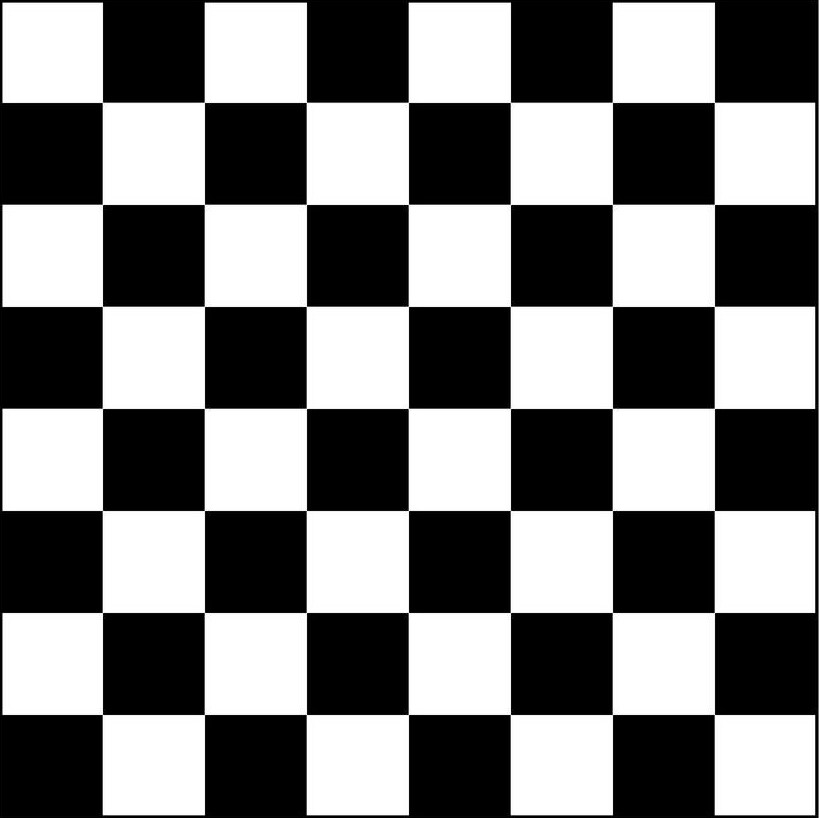
#> input picture chessBoardZoom.jpg, 820 x 818 px, found by its file name
$ python stackOverflowExample.py
#> lines starting #> are read from the running program, lines starting #| are printed output that depends on the picture
import cv2
import numpy as np

# Load the image
img = cv2.imread("/home/rossm/chessBoardZoom.jpg")
#> img is the input picture: shape (818, 820, 3); min 0, max 255, mean 126.5

# Color-segmentation to get binary mask
lwr = np.array([0, 0, 143])
upr = np.array([179, 61, 252])
hsv = cv2.cvtColor(img, cv2.COLOR_BGR2HSV)
#> hsv: shape (818, 820, 3); mean H, S, V 0, 0, 126.5
msk = cv2.inRange(hsv, lwr, upr)
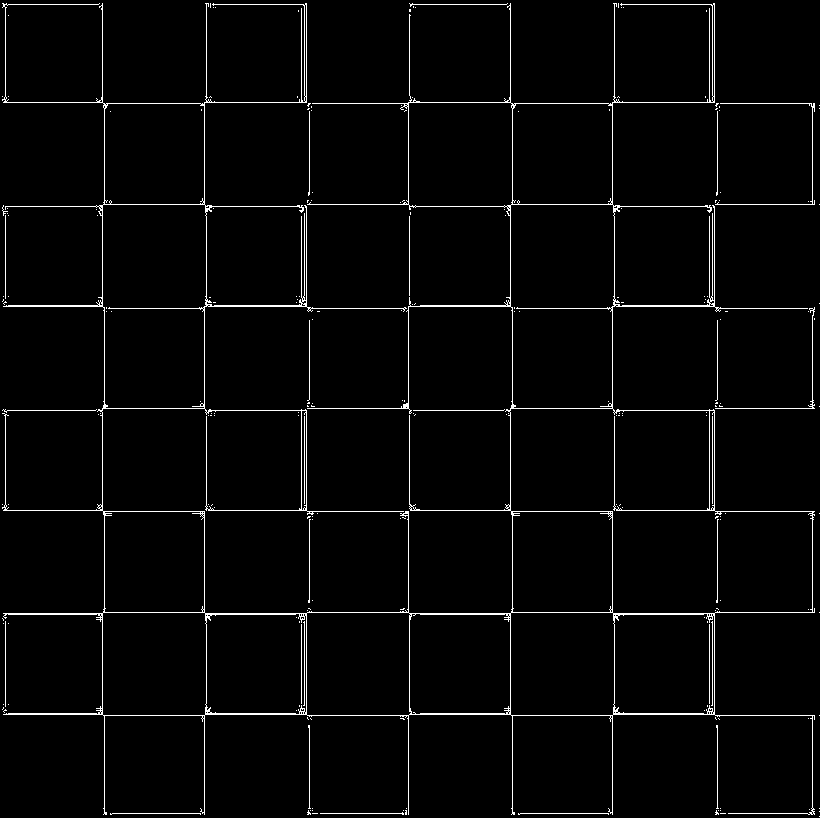
#> msk: shape (818, 820); 2.5% white in thin lines or dots

# Extract chess-board
krn = cv2.getStructuringElement(cv2.MORPH_RECT, (50, 30))
dlt = cv2.dilate(msk, krn, iterations=5)
#> dlt: shape (818, 820); every value is 255
res = 255 - cv2.bitwise_and(dlt, msk)
#> res: shape (818, 820); 97.5% white; black in thin lines or dots

# Displaying chess-board features
res = np.uint8(res)
ret, corners = cv2.findChessboardCorners(res, (7, 7),
                                         flags=cv2.CALIB_CB_ADAPTIVE_THRESH +
                                               cv2.CALIB_CB_FAST_CHECK +
                                               cv2.CALIB_CB_NORMALIZE_IMAGE)
#> ret = False; corners = None
if ret:
    print(corners)
    fnl = cv2.drawChessboardCorners(img, (7, 7), corners, ret)
    cv2.imshow("fnl", fnl)
    cv2.waitKey(0)
else:
    print("No Checkerboard Found")

$ run again, with chessBoard.jpg copied over chessBoardZoom.jpg
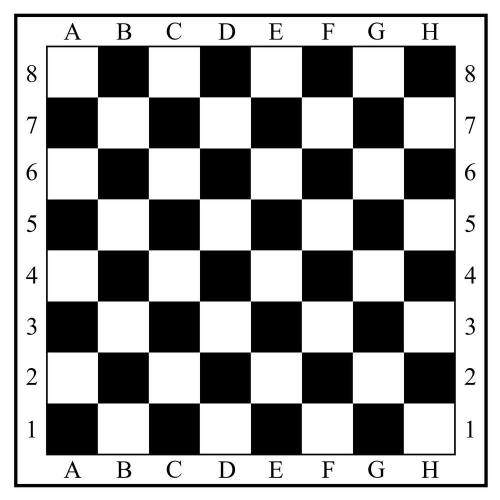
#> input picture chessBoard.jpg, 1000 x 999 px, found by its file name (shown at 1/2 size)
#> img is the input picture: shape (999, 1000, 3); min 0, max 255, mean 159.6
#> hsv: shape (999, 1000, 3); mean H, S, V 0, 0, 159.6
#> `msk = cv2.inRange(hsv, lwr, upr)`:
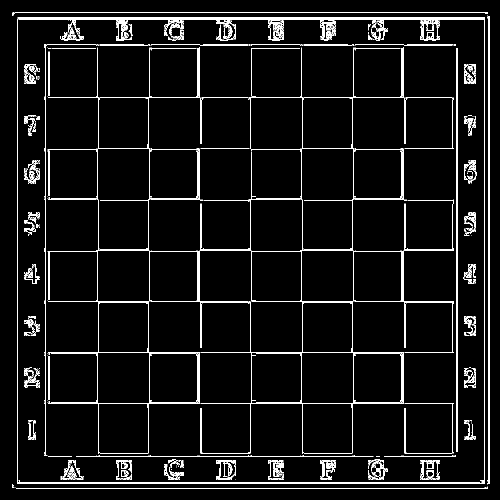
#> msk: shape (999, 1000) (shown at 1/2 size); 4.6% white in thin lines or dots
#> dlt: shape (999, 1000); every value is 255
#> `res = 255 - cv2.bitwise_and(dlt, msk)`:
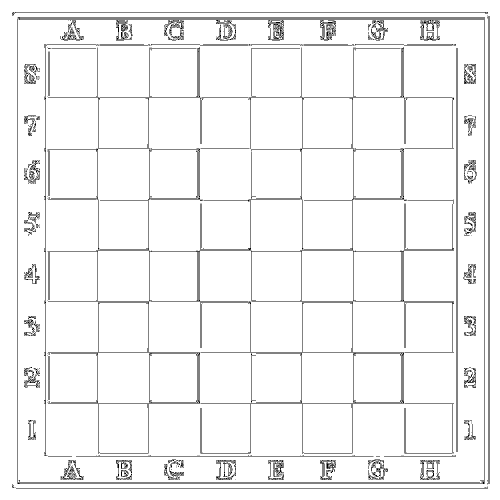
#> res: shape (999, 1000) (shown at 1/2 size); 95.4% white; black in thin lines or dots
#> ret = False; corners = None
